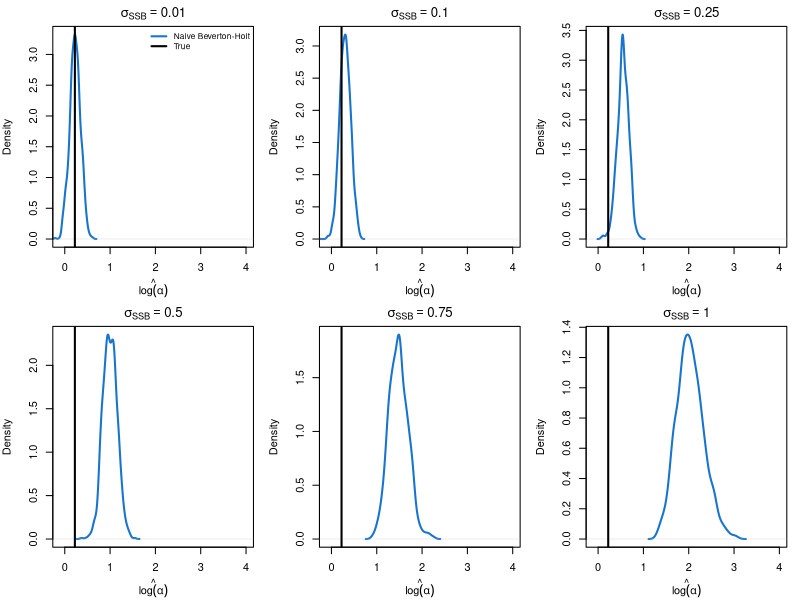

Recreate this plot in R.
set.seed(1)

# --- true model parameters ---
n <- 300
n_sim <- 1000
alpha <- 1.25
beta <- 0.05
log_alpha_true <- log(alpha)

# --- range of true SSB observation error SDs (log-scale) ---
sigma_s_vals <- c(0.01, 0.1, 0.25, 0.5, 0.75, 1.0)

# --- fixed true recruitment observation error SD (log-scale) ---
sigma_r <- 0.5

# --- plot layout ---
par(mfrow = c(2, 3), mar = c(4, 4, 2, 1))

for (sigma_s in sigma_s_vals) {
  log_alpha_nls <- numeric(n_sim)

  for (i in 1:n_sim) {
    # -- simulate true values --
    S_true <- runif(n, 1, 10)
    R_true <- (alpha * S_true) / (1 + beta * S_true)

    # -- simulate observed values with lognormal error --
    S_obs <- S_true * exp(rnorm(n, 0, sigma_s))
    R_obs <- R_true * exp(rnorm(n, 0, sigma_r))

    # -- fit Beverton-Holt model via nls --
    fit <- try(
      nls(R_obs ~ alpha_hat * S_obs / (1 + beta_hat * S_obs),
        start = list(alpha_hat = 1, beta_hat = 0.01),
        control = list(warnOnly = TRUE)
      ),
      silent = TRUE
    )

    if (!inherits(fit, "try-error")) {
      log_alpha_hat <- log(coef(fit)["alpha_hat"])
      # apply Jensen's inequality correction
      log_alpha_nls[i] <- log_alpha_hat - (sigma_r^2) / 2
    } else {
      log_alpha_nls[i] <- NA
    }
  }

  # -- plot --
  dens_nls <- density(na.omit(log_alpha_nls))
  ymax <- max(dens_nls$y)

  plot(dens_nls,
    col = "dodgerblue3", lwd = 2,
    ylim = c(0, ymax), xlim = c(-0.1, 4),
    main = bquote(sigma[SSB] == .(sigma_s)),
    xlab = expression(hat(log(alpha)))
  )
  abline(v = log_alpha_true, col = "black", lwd = 2)

  if (sigma_s == sigma_s_vals[1]) {
    legend("topright",
      legend = c("Naive Beverton-Holt", "True"), cex = 0.75,
      col = c("dodgerblue3", "black"),
      lwd = 2, bty = "n"
    )
  }
}
